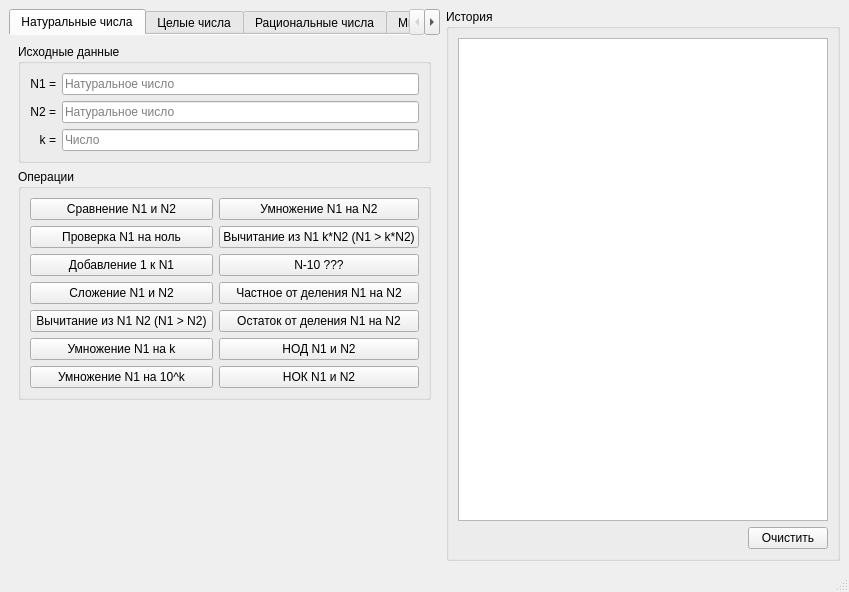
<?xml version="1.0" encoding="UTF-8"?>
<ui version="4.0">
 <class>MainWindow</class>
 <widget class="QMainWindow" name="MainWindow">
  <property name="geometry">
   <rect>
    <x>0</x>
    <y>0</y>
    <width>849</width>
    <height>592</height>
   </rect>
  </property>
  <property name="windowTitle">
   <string>DMath</string>
  </property>
  <widget class="QWidget" name="centralwidget">
   <layout class="QHBoxLayout" name="horizontalLayout" stretch="1,2">
    <property name="leftMargin">
     <number>9</number>
    </property>
    <property name="topMargin">
     <number>9</number>
    </property>
    <property name="rightMargin">
     <number>9</number>
    </property>
    <property name="bottomMargin">
     <number>9</number>
    </property>
    <item>
     <widget class="QTabWidget" name="tabWidget">
      <property name="currentIndex">
       <number>0</number>
      </property>
      <property name="documentMode">
       <bool>true</bool>
      </property>
      <widget class="QWidget" name="tab">
       <attribute name="title">
        <string>Натуральные числа</string>
       </attribute>
       <layout class="QVBoxLayout" name="verticalLayout" stretch="0,0,1">
        <item>
         <widget class="QGroupBox" name="groupBox">
          <property name="title">
           <string>Исходные данные</string>
          </property>
          <layout class="QGridLayout" name="gridLayout_5">
           <item row="0" column="0">
            <widget class="QLabel" name="label">
             <property name="text">
              <string>N1 =</string>
             </property>
             <property name="alignment">
              <set>Qt::AlignRight|Qt::AlignTrailing|Qt::AlignVCenter</set>
             </property>
            </widget>
           </item>
           <item row="0" column="1">
            <widget class="QLineEdit" name="line_n_n1">
             <property name="placeholderText">
              <string>Натуральное число</string>
             </property>
            </widget>
           </item>
           <item row="1" column="0">
            <widget class="QLabel" name="label_2">
             <property name="text">
              <string>N2 =</string>
             </property>
             <property name="alignment">
              <set>Qt::AlignRight|Qt::AlignTrailing|Qt::AlignVCenter</set>
             </property>
            </widget>
           </item>
           <item row="1" column="1">
            <widget class="QLineEdit" name="line_n_n2">
             <property name="placeholderText">
              <string>Натуральное число</string>
             </property>
            </widget>
           </item>
           <item row="2" column="0">
            <widget class="QLabel" name="label_3">
             <property name="text">
              <string>k =</string>
             </property>
             <property name="alignment">
              <set>Qt::AlignRight|Qt::AlignTrailing|Qt::AlignVCenter</set>
             </property>
            </widget>
           </item>
           <item row="2" column="1">
            <widget class="QLineEdit" name="line_n_k">
             <property name="placeholderText">
              <string>Число</string>
             </property>
            </widget>
           </item>
          </layout>
         </widget>
        </item>
        <item>
         <widget class="QGroupBox" name="groupBox_2">
          <property name="title">
           <string>Операции</string>
          </property>
          <layout class="QGridLayout" name="gridLayout">
           <item row="0" column="0">
            <widget class="QPushButton" name="btn_n_com">
             <property name="text">
              <string>Сравнение N1 и N2</string>
             </property>
            </widget>
           </item>
           <item row="0" column="1">
            <widget class="QPushButton" name="btn_n_muln">
             <property name="text">
              <string>Умножение N1 на N2</string>
             </property>
            </widget>
           </item>
           <item row="1" column="0">
            <widget class="QPushButton" name="btn_n_nzer">
             <property name="text">
              <string>Проверка N1 на ноль</string>
             </property>
            </widget>
           </item>
           <item row="1" column="1">
            <widget class="QPushButton" name="btn_n_subnk">
             <property name="text">
              <string>Вычитание из N1 k*N2 (N1 &gt; k*N2)</string>
             </property>
            </widget>
           </item>
           <item row="2" column="0">
            <widget class="QPushButton" name="btn_n_add1">
             <property name="text">
              <string>Добавление 1 к N1</string>
             </property>
            </widget>
           </item>
           <item row="2" column="1">
            <widget class="QPushButton" name="btn_n_divnd">
             <property name="text">
              <string>N-10 ???</string>
             </property>
            </widget>
           </item>
           <item row="3" column="0">
            <widget class="QPushButton" name="btn_n_addn">
             <property name="text">
              <string>Сложение N1 и N2</string>
             </property>
            </widget>
           </item>
           <item row="3" column="1">
            <widget class="QPushButton" name="btn_n_divn">
             <property name="text">
              <string>Частное от деления N1 на N2</string>
             </property>
            </widget>
           </item>
           <item row="4" column="0">
            <widget class="QPushButton" name="btn_n_subn">
             <property name="text">
              <string>Вычитание из N1 N2 (N1 &gt; N2)</string>
             </property>
            </widget>
           </item>
           <item row="4" column="1">
            <widget class="QPushButton" name="btn_n_modn">
             <property name="text">
              <string>Остаток от деления N1 на N2</string>
             </property>
            </widget>
           </item>
           <item row="5" column="0">
            <widget class="QPushButton" name="btn_n_muld">
             <property name="text">
              <string>Умножение N1 на k</string>
             </property>
            </widget>
           </item>
           <item row="5" column="1">
            <widget class="QPushButton" name="btn_n_gcf">
             <property name="text">
              <string>НОД N1 и N2</string>
             </property>
            </widget>
           </item>
           <item row="6" column="0">
            <widget class="QPushButton" name="btn_n_mulk">
             <property name="text">
              <string>Умножение N1 на 10^k</string>
             </property>
            </widget>
           </item>
           <item row="6" column="1">
            <widget class="QPushButton" name="btn_n_lcm">
             <property name="text">
              <string>НОК N1 и N2</string>
             </property>
            </widget>
           </item>
          </layout>
         </widget>
        </item>
        <item>
         <spacer name="verticalSpacer">
          <property name="orientation">
           <enum>Qt::Vertical</enum>
          </property>
          <property name="sizeHint" stdset="0">
           <size>
            <width>20</width>
            <height>40</height>
           </size>
          </property>
         </spacer>
        </item>
       </layout>
      </widget>
      <widget class="QWidget" name="tab_2">
       <attribute name="title">
        <string>Целые числа</string>
       </attribute>
       <layout class="QVBoxLayout" name="verticalLayout_2" stretch="0,0,1">
        <item>
         <widget class="QGroupBox" name="groupBox_3">
          <property name="title">
           <string>Исходные данные</string>
          </property>
          <layout class="QGridLayout" name="gridLayout_6">
           <item row="0" column="0">
            <widget class="QLabel" name="label_4">
             <property name="text">
              <string>Z1 =</string>
             </property>
             <property name="alignment">
              <set>Qt::AlignRight|Qt::AlignTrailing|Qt::AlignVCenter</set>
             </property>
            </widget>
           </item>
           <item row="0" column="1">
            <widget class="QLineEdit" name="line_z_z1">
             <property name="placeholderText">
              <string>Целое число</string>
             </property>
            </widget>
           </item>
           <item row="1" column="0">
            <widget class="QLabel" name="label_5">
             <property name="text">
              <string>Z2 =</string>
             </property>
             <property name="alignment">
              <set>Qt::AlignRight|Qt::AlignTrailing|Qt::AlignVCenter</set>
             </property>
            </widget>
           </item>
           <item row="1" column="1">
            <widget class="QLineEdit" name="line_z_z2">
             <property name="placeholderText">
              <string>Целое число</string>
             </property>
            </widget>
           </item>
          </layout>
         </widget>
        </item>
        <item>
         <widget class="QGroupBox" name="groupBox_4">
          <property name="title">
           <string>Операции</string>
          </property>
          <layout class="QGridLayout" name="gridLayout_2">
           <item row="0" column="0">
            <widget class="QPushButton" name="btn_z_abs">
             <property name="text">
              <string>Модуль Z1</string>
             </property>
            </widget>
           </item>
           <item row="1" column="0">
            <widget class="QPushButton" name="btn_z_poz">
             <property name="text">
              <string>Знак Z1</string>
             </property>
            </widget>
           </item>
           <item row="2" column="0">
            <widget class="QPushButton" name="btn_z_mulm">
             <property name="text">
              <string>Умножение Z1 на (-1)</string>
             </property>
            </widget>
           </item>
           <item row="3" column="0">
            <widget class="QPushButton" name="btn_z_add">
             <property name="text">
              <string>Сложение Z1 и Z2</string>
             </property>
            </widget>
           </item>
           <item row="1" column="1">
            <widget class="QPushButton" name="btn_z_mul">
             <property name="text">
              <string>Умножение Z1 на Z2</string>
             </property>
            </widget>
           </item>
           <item row="0" column="1">
            <widget class="QPushButton" name="btn_z_sub">
             <property name="text">
              <string>Вычитание из Z1 Z2</string>
             </property>
            </widget>
           </item>
           <item row="3" column="1">
            <widget class="QPushButton" name="btn_z_mod">
             <property name="text">
              <string>Остаток от деления Z1 на Z2</string>
             </property>
            </widget>
           </item>
           <item row="2" column="1">
            <widget class="QPushButton" name="btn_z_div">
             <property name="text">
              <string>Частное от деления Z1 на Z2</string>
             </property>
            </widget>
           </item>
          </layout>
         </widget>
        </item>
        <item>
         <spacer name="verticalSpacer_2">
          <property name="orientation">
           <enum>Qt::Vertical</enum>
          </property>
          <property name="sizeHint" stdset="0">
           <size>
            <width>20</width>
            <height>168</height>
           </size>
          </property>
         </spacer>
        </item>
       </layout>
      </widget>
      <widget class="QWidget" name="tab_3">
       <attribute name="title">
        <string>Рациональные числа</string>
       </attribute>
       <layout class="QVBoxLayout" name="verticalLayout_3" stretch="0,0,1">
        <item>
         <widget class="QGroupBox" name="groupBox_5">
          <property name="title">
           <string>Исходные данные</string>
          </property>
          <layout class="QGridLayout" name="gridLayout_3">
           <item row="0" column="0">
            <widget class="QLabel" name="label_8">
             <property name="text">
              <string>Q1 =</string>
             </property>
             <property name="alignment">
              <set>Qt::AlignRight|Qt::AlignTrailing|Qt::AlignVCenter</set>
             </property>
            </widget>
           </item>
           <item row="0" column="1">
            <widget class="QLineEdit" name="line_q_q1">
             <property name="placeholderText">
              <string>Числитель / Знаменатель</string>
             </property>
            </widget>
           </item>
           <item row="1" column="0">
            <widget class="QLabel" name="label_9">
             <property name="text">
              <string>Q2 =</string>
             </property>
             <property name="alignment">
              <set>Qt::AlignRight|Qt::AlignTrailing|Qt::AlignVCenter</set>
             </property>
            </widget>
           </item>
           <item row="1" column="1">
            <widget class="QLineEdit" name="line_q_q2">
             <property name="placeholderText">
              <string>Числитель / Знаменатель</string>
             </property>
            </widget>
           </item>
           <item row="2" column="0">
            <widget class="QLabel" name="label_10">
             <property name="text">
              <string>Z =</string>
             </property>
             <property name="alignment">
              <set>Qt::AlignRight|Qt::AlignTrailing|Qt::AlignVCenter</set>
             </property>
            </widget>
           </item>
           <item row="2" column="1">
            <widget class="QLineEdit" name="line_q_z">
             <property name="placeholderText">
              <string>Целое число</string>
             </property>
            </widget>
           </item>
          </layout>
         </widget>
        </item>
        <item>
         <widget class="QGroupBox" name="groupBox_6">
          <property name="title">
           <string>Операции</string>
          </property>
          <layout class="QGridLayout" name="gridLayout_4">
           <item row="0" column="0">
            <widget class="QPushButton" name="btn_q_red">
             <property name="text">
              <string>Сокращение Q1</string>
             </property>
            </widget>
           </item>
           <item row="0" column="1">
            <widget class="QPushButton" name="btn_q_add">
             <property name="text">
              <string>Сложение Q1 и Q2</string>
             </property>
            </widget>
           </item>
           <item row="1" column="1">
            <widget class="QPushButton" name="btn_q_sub">
             <property name="text">
              <string>Вычитание из Q1 Q2</string>
             </property>
            </widget>
           </item>
           <item row="2" column="0">
            <widget class="QPushButton" name="btn_q_transzq">
             <property name="text">
              <string>Преобразование Z в дробное</string>
             </property>
            </widget>
           </item>
           <item row="2" column="1">
            <widget class="QPushButton" name="btn_q_mul">
             <property name="text">
              <string>Умножение Q1 на Q2</string>
             </property>
            </widget>
           </item>
           <item row="3" column="0">
            <widget class="QPushButton" name="btn_q_transqz">
             <property name="text">
              <string>Преобразование Q1 в целое</string>
             </property>
            </widget>
           </item>
           <item row="3" column="1">
            <widget class="QPushButton" name="btn_q_div">
             <property name="text">
              <string>Деление Q1 на Q2</string>
             </property>
            </widget>
           </item>
           <item row="1" column="0">
            <widget class="QPushButton" name="btn_q_int">
             <property name="text">
              <string>Проверка Q1 на целое</string>
             </property>
            </widget>
           </item>
          </layout>
         </widget>
        </item>
        <item>
         <spacer name="verticalSpacer_3">
          <property name="orientation">
           <enum>Qt::Vertical</enum>
          </property>
          <property name="sizeHint" stdset="0">
           <size>
            <width>20</width>
            <height>134</height>
           </size>
          </property>
         </spacer>
        </item>
       </layout>
      </widget>
      <widget class="QWidget" name="tab_4">
       <attribute name="title">
        <string>Многочлены</string>
       </attribute>
       <layout class="QVBoxLayout" name="verticalLayout_4" stretch="0,0,1">
        <item>
         <widget class="QGroupBox" name="groupBox_8">
          <property name="title">
           <string>Исходные данные</string>
          </property>
          <layout class="QGridLayout" name="gridLayout_7">
           <item row="3" column="0">
            <widget class="QLabel" name="label_14">
             <property name="text">
              <string>Q =</string>
             </property>
             <property name="alignment">
              <set>Qt::AlignRight|Qt::AlignTrailing|Qt::AlignVCenter</set>
             </property>
            </widget>
           </item>
           <item row="1" column="0">
            <widget class="QLabel" name="label_12">
             <property name="text">
              <string>P2 =</string>
             </property>
             <property name="alignment">
              <set>Qt::AlignRight|Qt::AlignTrailing|Qt::AlignVCenter</set>
             </property>
            </widget>
           </item>
           <item row="2" column="0">
            <widget class="QLabel" name="label_13">
             <property name="text">
              <string>k =</string>
             </property>
             <property name="alignment">
              <set>Qt::AlignRight|Qt::AlignTrailing|Qt::AlignVCenter</set>
             </property>
            </widget>
           </item>
           <item row="3" column="1">
            <widget class="QLineEdit" name="line_p_q">
             <property name="text">
              <string/>
             </property>
             <property name="placeholderText">
              <string>Числитель / Знаменатель</string>
             </property>
            </widget>
           </item>
           <item row="0" column="0">
            <widget class="QLabel" name="label_11">
             <property name="text">
              <string>P1 =</string>
             </property>
             <property name="alignment">
              <set>Qt::AlignRight|Qt::AlignTrailing|Qt::AlignVCenter</set>
             </property>
            </widget>
           </item>
           <item row="2" column="1" colspan="2">
            <widget class="QLineEdit" name="line_p_k">
             <property name="placeholderText">
              <string>Натуральное число</string>
             </property>
            </widget>
           </item>
           <item row="1" column="1" colspan="2">
            <widget class="QLineEdit" name="line_p_p2">
             <property name="placeholderText">
              <string>Многочлен: -3/2x4+4x2+43 -&gt; -3/2x^4 + 4/1x^2 + 43</string>
             </property>
            </widget>
           </item>
           <item row="0" column="1" colspan="2">
            <widget class="QLineEdit" name="line_p_p1">
             <property name="placeholderText">
              <string>Многочлен: -3/2x4+4x2+43 -&gt; -3/2x^4 + 4/1x^2 + 43</string>
             </property>
            </widget>
           </item>
          </layout>
         </widget>
        </item>
        <item>
         <widget class="QGroupBox" name="groupBox_9">
          <property name="title">
           <string>Операции</string>
          </property>
          <layout class="QGridLayout" name="gridLayout_8">
           <item row="0" column="0">
            <widget class="QPushButton" name="btn_p_add">
             <property name="text">
              <string>Сложение P1 и P2</string>
             </property>
            </widget>
           </item>
           <item row="0" column="1">
            <widget class="QPushButton" name="btn_p_mul">
             <property name="text">
              <string>Умножение P1 на P2</string>
             </property>
            </widget>
           </item>
           <item row="1" column="0">
            <widget class="QPushButton" name="btn_p_sub">
             <property name="text">
              <string>Вычитание из P1 P2</string>
             </property>
            </widget>
           </item>
           <item row="1" column="1">
            <widget class="QPushButton" name="btn_p_div">
             <property name="text">
              <string>Частное от деления P1 на P2</string>
             </property>
            </widget>
           </item>
           <item row="2" column="0">
            <widget class="QPushButton" name="btn_p_mulq">
             <property name="text">
              <string>Умножение P1 на Q</string>
             </property>
            </widget>
           </item>
           <item row="2" column="1">
            <widget class="QPushButton" name="btn_p_mod">
             <property name="text">
              <string>Остаток от деления P1 на P2</string>
             </property>
            </widget>
           </item>
           <item row="3" column="0">
            <widget class="QPushButton" name="btn_p_mulxk">
             <property name="text">
              <string>Умножение P1 на x^k</string>
             </property>
            </widget>
           </item>
           <item row="3" column="1">
            <widget class="QPushButton" name="btn_p_gcf">
             <property name="text">
              <string>НОД P1 и P2</string>
             </property>
            </widget>
           </item>
           <item row="4" column="0">
            <widget class="QPushButton" name="btn_p_led">
             <property name="text">
              <string>Старший коэффициент P1</string>
             </property>
            </widget>
           </item>
           <item row="4" column="1">
            <widget class="QPushButton" name="btn_p_der">
             <property name="text">
              <string>Производная P1</string>
             </property>
            </widget>
           </item>
           <item row="5" column="0">
            <widget class="QPushButton" name="btn_p_deg">
             <property name="text">
              <string>Степень P1</string>
             </property>
            </widget>
           </item>
           <item row="5" column="1">
            <widget class="QPushButton" name="btn_p_nmr">
             <property name="text">
              <string>Преобразование корней P1</string>
             </property>
            </widget>
           </item>
           <item row="6" column="0">
            <widget class="QPushButton" name="btn_p_fac">
             <property name="text">
              <string>Вынесение из P1 НОК и НОД</string>
             </property>
            </widget>
           </item>
          </layout>
         </widget>
        </item>
        <item>
         <spacer name="verticalSpacer_4">
          <property name="orientation">
           <enum>Qt::Vertical</enum>
          </property>
          <property name="sizeHint" stdset="0">
           <size>
            <width>20</width>
            <height>40</height>
           </size>
          </property>
         </spacer>
        </item>
       </layout>
      </widget>
     </widget>
    </item>
    <item>
     <widget class="QGroupBox" name="groupBox_7">
      <property name="title">
       <string>История</string>
      </property>
      <layout class="QGridLayout" name="gridLayout_9">
       <item row="1" column="1">
        <widget class="QPushButton" name="btn_history_clear">
         <property name="text">
          <string>Очистить</string>
         </property>
        </widget>
       </item>
       <item row="1" column="0">
        <spacer name="horizontalSpacer">
         <property name="orientation">
          <enum>Qt::Horizontal</enum>
         </property>
         <property name="sizeHint" stdset="0">
          <size>
           <width>40</width>
           <height>20</height>
          </size>
         </property>
        </spacer>
       </item>
       <item row="0" column="0" colspan="2">
        <widget class="QListWidget" name="listWidget"/>
       </item>
      </layout>
     </widget>
    </item>
   </layout>
  </widget>
  <widget class="QMenuBar" name="menubar">
   <property name="geometry">
    <rect>
     <x>0</x>
     <y>0</y>
     <width>849</width>
     <height>26</height>
    </rect>
   </property>
  </widget>
  <widget class="QStatusBar" name="statusbar"/>
 </widget>
 <resources/>
 <connections/>
</ui>
